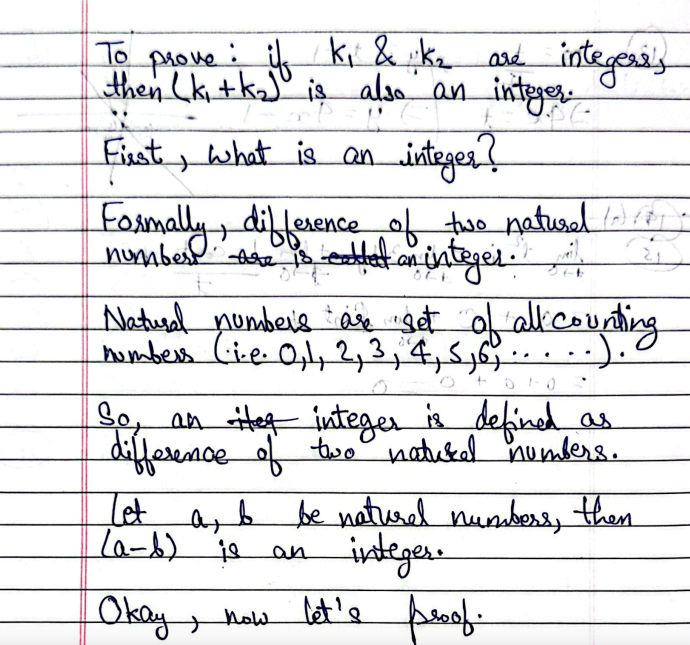
#> input picture backend/last_upload.jpg, 1380 x 1290 px (shown at 1/2 size)
$ python -i cv_engine.py   (imports and definitions only)
#> lines starting #> are read from the running program, lines starting #| are printed output that depends on the picture; after the words box and inside, x2 and y2 are one past the last pixel; in counts of white or black regions, pixels touching at a corner belong together
"""
Notes2TeX - Computer Vision Preprocessing & Layout Segmentation Engine
Implements perspective rectification, glare suppression, adaptive contrast,
and multi-modal region classification (Text vs Math vs Diagram).
"""

import cv2
import numpy as np
import base64
from io import BytesIO
from PIL import Image
from typing import List, Dict, Any, Tuple, Optional


# [133 lines left out: functions decode_image_from_bytes, encode_image_to_base64, order_points, four_point_transform, auto_detect_whiteboard_quad, enhance_whiteboard_contrast, not called in this run]


def segment_whiteboard_regions(image: np.ndarray) -> List[Dict[str, Any]]:
    """
    Segments the whiteboard into discrete spatial bounding boxes and classifies each:
    - 'text': Horizontal linear stroke alignment, line periodicity, bullet points
    - 'math': Compact symbolic density, fraction bars, superscripts/subscripts, operators
    - 'diagram': Boxes, arrows, interconnected graph components, loops with large area
    """
    h, w = image.shape[:2]
    gray = cv2.cvtColor(image, cv2.COLOR_BGR2GRAY)

    # Adaptive threshold to extract marker ink mask
    thresh = cv2.adaptiveThreshold(
        gray, 255, cv2.ADAPTIVE_THRESH_GAUSSIAN_C, cv2.THRESH_BINARY_INV, 25, 12
    )

    # Remove speckle noise
    clean_mask = cv2.medianBlur(thresh, 3)

    # Use horizontal-biased dilation: merges words into lines without fusing vertical blocks
    line_kernel = cv2.getStructuringElement(cv2.MORPH_RECT, (20, 4))
    dilated_lines = cv2.dilate(clean_mask, line_kernel, iterations=2)

    # Moderate block grouping
    block_kernel = cv2.getStructuringElement(cv2.MORPH_RECT, (12, 10))
    dilated = cv2.dilate(dilated_lines, block_kernel, iterations=1)

    contours, _ = cv2.findContours(dilated, cv2.RETR_EXTERNAL, cv2.CHAIN_APPROX_SIMPLE)

    raw_boxes = []
    min_area = (w * h) * 0.002  # Filter out tiny smudges

    for c in contours:
        x, y, bw, bh = cv2.boundingRect(c)
        area = bw * bh
        if area >= min_area and bw > 35 and bh > 18:
            raw_boxes.append((x, y, bw, bh))

    # Merge overlapping or tightly proximate bounding boxes
    merged_boxes = merge_bounding_boxes(raw_boxes, h_margin=15, v_margin=10)

    # Classify each region by geometric & stroke topology features
    regions = []
    for idx, (x, y, bw, bh) in enumerate(merged_boxes):
        roi_mask = clean_mask[y:y+bh, x:x+bw]
        roi_area = float(bw * bh + 1e-5)
        ink_pixels = cv2.countNonZero(roi_mask)
        density = ink_pixels / roi_area
        aspect_ratio = bw / float(bh + 1e-5)

        # 1. Horizontal Projection Profile: count horizontal text lines
        row_sums = np.sum(roi_mask > 0, axis=1)
        # Smooth projection
        if len(row_sums) > 5:
            smooth_sums = np.convolve(row_sums, np.ones(5)/5.0, mode='same')
            # Detect peaks (lines of handwriting)
            peaks = 0
            mean_val = np.mean(smooth_sums)
            is_peak = False
            for val in smooth_sums:
                if val > mean_val * 1.2:
                    if not is_peak:
                        peaks += 1
                        is_peak = True
                elif val < mean_val * 0.8:
                    is_peak = False
        else:
            peaks = 1

        # 2. Check for LARGE structural boxes/circles (NOT letter loops like 'o', 'e')
        roi_contours, hierarchy = cv2.findContours(roi_mask, cv2.RETR_CCOMP, cv2.CHAIN_APPROX_SIMPLE)
        large_holes = 0
        if hierarchy is not None:
            for c_idx, h_item in enumerate(hierarchy[0]):
                # h_item[3] != -1 means it is an internal contour / hole
                if h_item[3] != -1:
                    hole_area = cv2.contourArea(roi_contours[c_idx])
                    # Must be a drawn geometric container (at least 3.5% of total box area)
                    if hole_area > 0.035 * roi_area:
                        large_holes += 1

        # 3. Detect long straight geometric lines / arrows (Hough Lines)
        lines = cv2.HoughLinesP(roi_mask, 1, np.pi/180, threshold=40, minLineLength=int(min(bw, bh) * 0.45), maxLineGap=10)
        has_long_lines = lines is not None and len(lines) >= 2

        # Robust classification decision tree:
        # Strict diagram rule: MUST have large box enclosures OR long arrow vectors, and NOT be rhythmic text
        is_diagram = False
        if bw > w * 0.18 and bh > h * 0.15 and density < 0.18:
            if (large_holes >= 1 and has_long_lines) or large_holes >= 2:
                is_diagram = True

        # Math formula rule:
        # Single or 2 lines, moderate aspect ratio, operators or fraction bars
        is_math = False
        if not is_diagram:
            if 0.9 <= aspect_ratio <= 3.8 and (bh < h * 0.22):
                # Check for horizontal fraction line:
                mid_y = bh // 2
                mid_band = roi_mask[max(0, mid_y-5):min(bh, mid_y+5), :]
                mid_proj = np.sum(mid_band > 0, axis=0)
                has_fraction_bar = np.max(mid_proj) > bw * 0.5

                if has_fraction_bar or peaks <= 2:
                    # If it's a short 1-2 line block with math-like aspect ratio
                    if aspect_ratio < 3.2 and peaks <= 2:
                        is_math = True

        if is_diagram:
            modality = "diagram"
            confidence = 0.91
        elif is_math:
            modality = "math"
            confidence = 0.88
        else:
            modality = "text"
            confidence = 0.93

        regions.append({
            "id": f"region-{idx + 1}",
            "type": modality,
            "confidence": round(confidence, 2),
            "bbox": {
                "x": int(x),
                "y": int(y),
                "width": int(bw),
                "height": int(bh),
                "normalized": {
                    "ymin": round(y / h, 4),
                    "xmin": round(x / w, 4),
                    "ymax": round((y + bh) / h, 4),
                    "xmax": round((x + bw) / w, 4)
                }
            }
        })

    # Sort regions topologically (reading order: top-to-bottom, column-grouped)
    regions.sort(key=lambda r: (r["bbox"]["y"] // 90, r["bbox"]["x"]))

    # Re-assign sequential IDs in reading order
    for new_idx, r in enumerate(regions):
        r["id"] = f"region-{new_idx + 1}"
        r["reading_order"] = new_idx + 1

    return regions


def merge_bounding_boxes(boxes: List[Tuple[int, int, int, int]], h_margin: int = 20, v_margin: int = 15) -> List[Tuple[int, int, int, int]]:
    """
    Merges nearby bounding boxes that are part of the same block/paragraph.
    """
    if not boxes:
        return []

    boxes = sorted(boxes, key=lambda b: (b[1], b[0]))
    merged = []

    for box in boxes:
        x1, y1, w1, h1 = box
        x2, y2 = x1 + w1, y1 + h1
        merged_any = False

        for i, m_box in enumerate(merged):
            mx1, my1, mw1, mh1 = m_box
            mx2, my2 = mx1 + mw1, my1 + mh1

            # Check overlap or proximity
            overlap_x = not (x2 + h_margin < mx1 or x1 > mx2 + h_margin)
            overlap_y = not (y2 + v_margin < my1 or y1 > my2 + v_margin)

            if overlap_x and overlap_y:
                nx1 = min(x1, mx1)
                ny1 = min(y1, my1)
                nx2 = max(x2, mx2)
                ny2 = max(y2, my2)
                merged[i] = (nx1, ny1, nx2 - nx1, ny2 - ny1)
                merged_any = True
                break

        if not merged_any:
            merged.append(box)

    return merged

>>> import cv2
>>> picture = cv2.imread('last_upload.jpg')
#> picture is the input picture: shape (1290, 1380, 3); mean B, G, R 228.9, 227.1, 227.3
>>> result = segment_whiteboard_regions(picture)
#> in segment_whiteboard_regions, `gray = cv2.cvtColor(image, cv2.COLOR_BGR2GRAY)`:
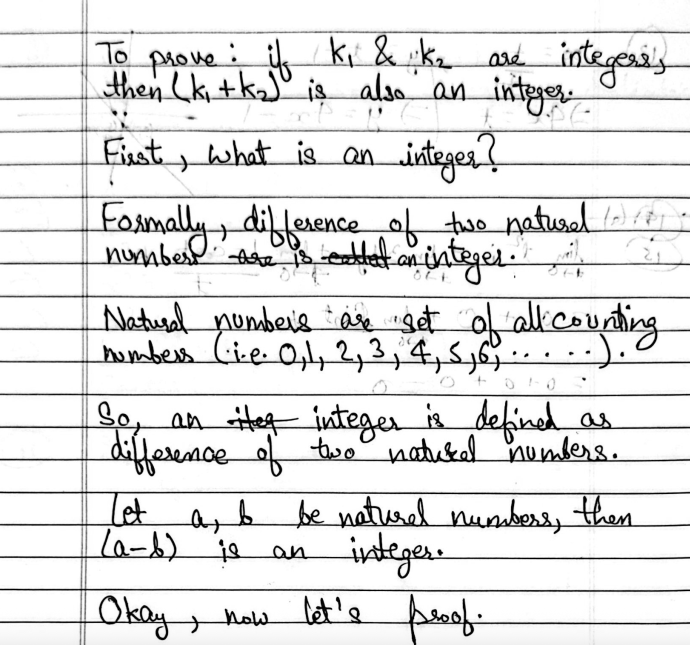
#> gray: shape (1290, 1380) (shown at 1/2 size); min 0, max 255, mean 227.4
#> in segment_whiteboard_regions, `thresh = cv2.adaptiveThreshold( gray, 255, cv2.ADAPTIVE_THRESH_GAUSSIA..`:
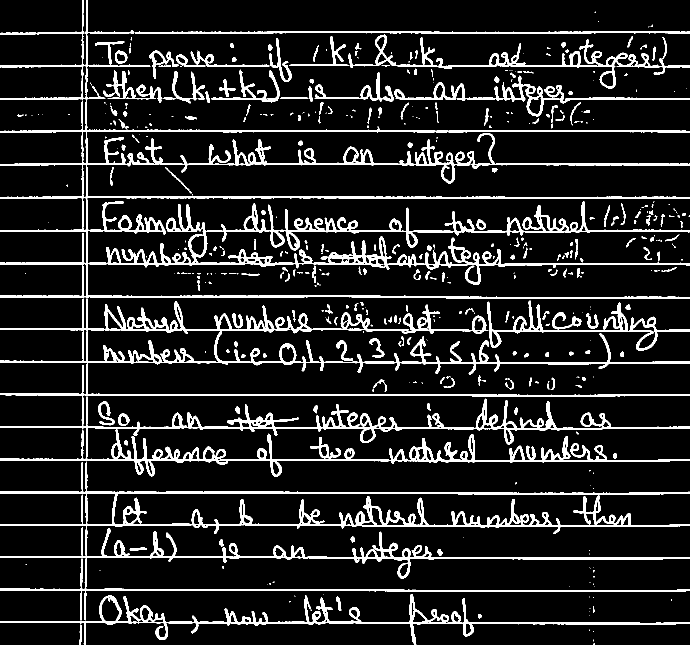
#> thresh: shape (1290, 1380) (shown at 1/2 size); 11.5% white; 454 white regions (224 under 20 px), largest, box (x1, y1, x2, y2) and area: (0, 0, 1380, 598) 59608, (0, 597, 1380, 954) 52084, (0, 924, 1380, 1157) 28179
#> in segment_whiteboard_regions, `clean_mask = cv2.medianBlur(thresh, 3)`:
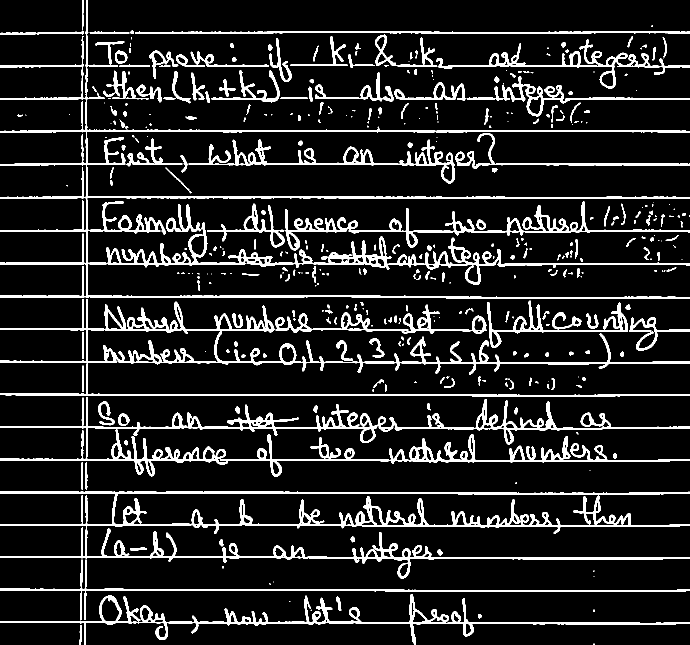
#> clean_mask: shape (1290, 1380) (shown at 1/2 size); 11.4% white; 395 white regions (152 under 20 px), largest, box (x1, y1, x2, y2) and area: (0, 0, 1380, 598) 38337, (0, 982, 1380, 1157) 28039, (0, 794, 1380, 954) 26966
#> in segment_whiteboard_regions, `dilated_lines = cv2.dilate(clean_mask, line_kernel, iterations=2)`:
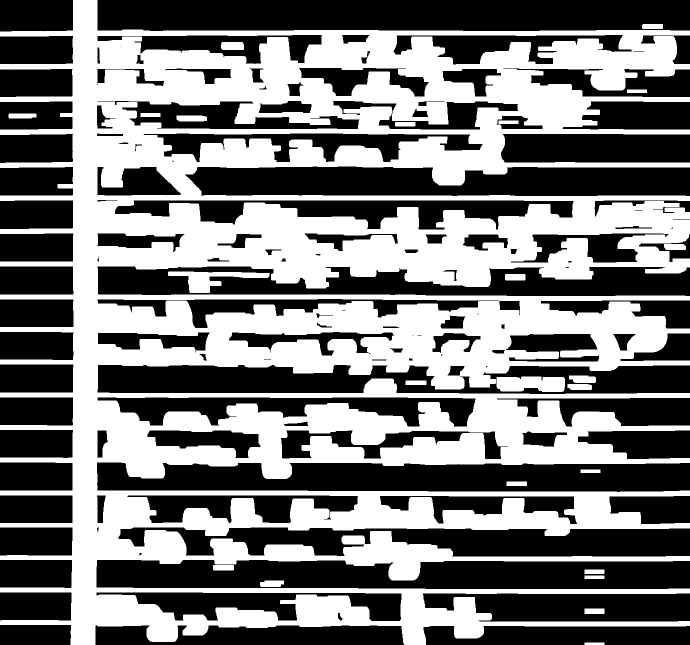
#> dilated_lines: shape (1290, 1380) (shown at 1/2 size); 47.2% white; 24 white regions, largest, box (x1, y1, x2, y2) and area: (0, 0, 1380, 1290) 824491, (993, 753, 1130, 784) 3742, (336, 543, 539, 586) 3547
#> in segment_whiteboard_regions, `dilated = cv2.dilate(dilated_lines, block_kernel, iterations=1)`:
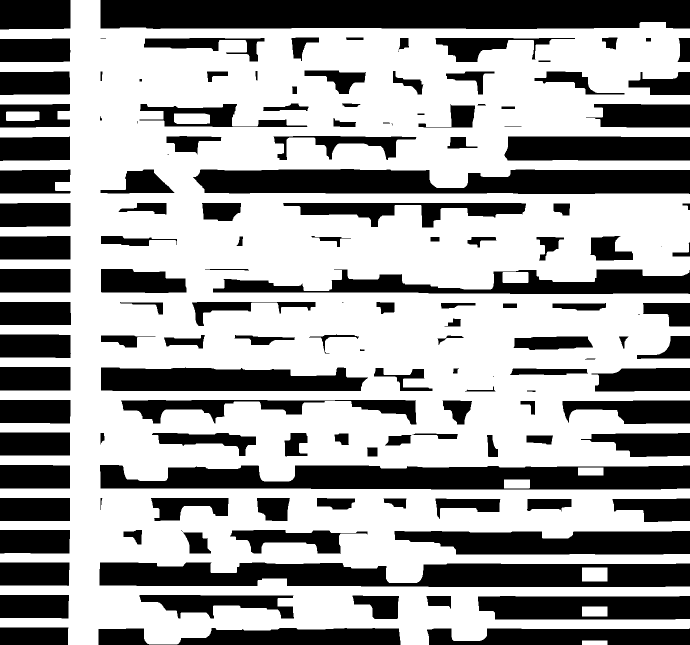
#> dilated: shape (1290, 1380) (shown at 1/2 size); 63% white; 142 black regions (9 under 20 px)
#> in segment_whiteboard_regions, `contours, _ = cv2.findContours(dilated, cv2.RETR_EXTERNAL, cv2.CHAIN_A..`: contours = 8 contours; box (x1, y1, x2, y2) and area: (0, 0, 1380, 1290) 1269222, (1164, 1135, 1215, 1163) 1350, (12, 223, 79, 242) 1168, (1005, 544, 1057, 566) 1069, (1164, 1213, 1215, 1233) 950, (1008, 959, 1060, 977) 866, (1156, 935, 1207, 951) 750, (1164, 1281, 1215, 1290) 400
#> the loop in segment_whiteboard_regions, `for c in contours:` made 8 passes
#> (c, x, y, bw, bh, area) on passes 1, 2, 3, 5: ([[1164, 1281], [1164, 1289], [1214, 1289], [1214, 1281]], 1164, 1281, 51, 9, 459), ([[1164, 1213], [1164, 1232], [1214, 1232], [1214, 1213]], 1164, 1213, 51, 20, 1020), ([[1164, 1135], [1164, 1162], [1214, 1162], [1214, 1135]], 1164, 1135, 51, 28, 1428), ([[1156, 935], [1156, 950], [1206, 950], [1206, 935]], 1156, 935, 51, 16, 816)
#> (x, y, bw, bh, area) on passes 4, 6, 7, 8: (1008, 959, 52, 18, 936), (1005, 544, 52, 22, 1144), (12, 223, 67, 19, 1273), (0, 0, 1380, 1290, 1780200)
#> after the loop in segment_whiteboard_regions, `for c in contours:`: raw_boxes = [(0, 0, 1380, 1290)]
#> the loop in merge_bounding_boxes, `for box in boxes:` made 1 pass
#> (x1, y1, w1, h1, x2, y2) on pass 1: (0, 0, 1380, 1290, 1380, 1290)
#> the loop in segment_whiteboard_regions, `for idx, (x, y, bw, bh) in enumerate(merged_boxes):` made 1 pass
#> (x, y, bw, bh, roi_area, ink_pixels, density, aspect_ratio) on pass 1: (0, 0, 1380, 1290, 1780200, 203644, 0.114, 1.07)
#> after the loop in segment_whiteboard_regions, `for idx, (x, y, bw, bh) in enumerate(merged_boxes):`: regions = 1 item
#> the loop in segment_whiteboard_regions, `for new_idx, r in enumerate(regions):` made 1 pass
#> new_idx on pass 1: 0
#> result = 1 item
